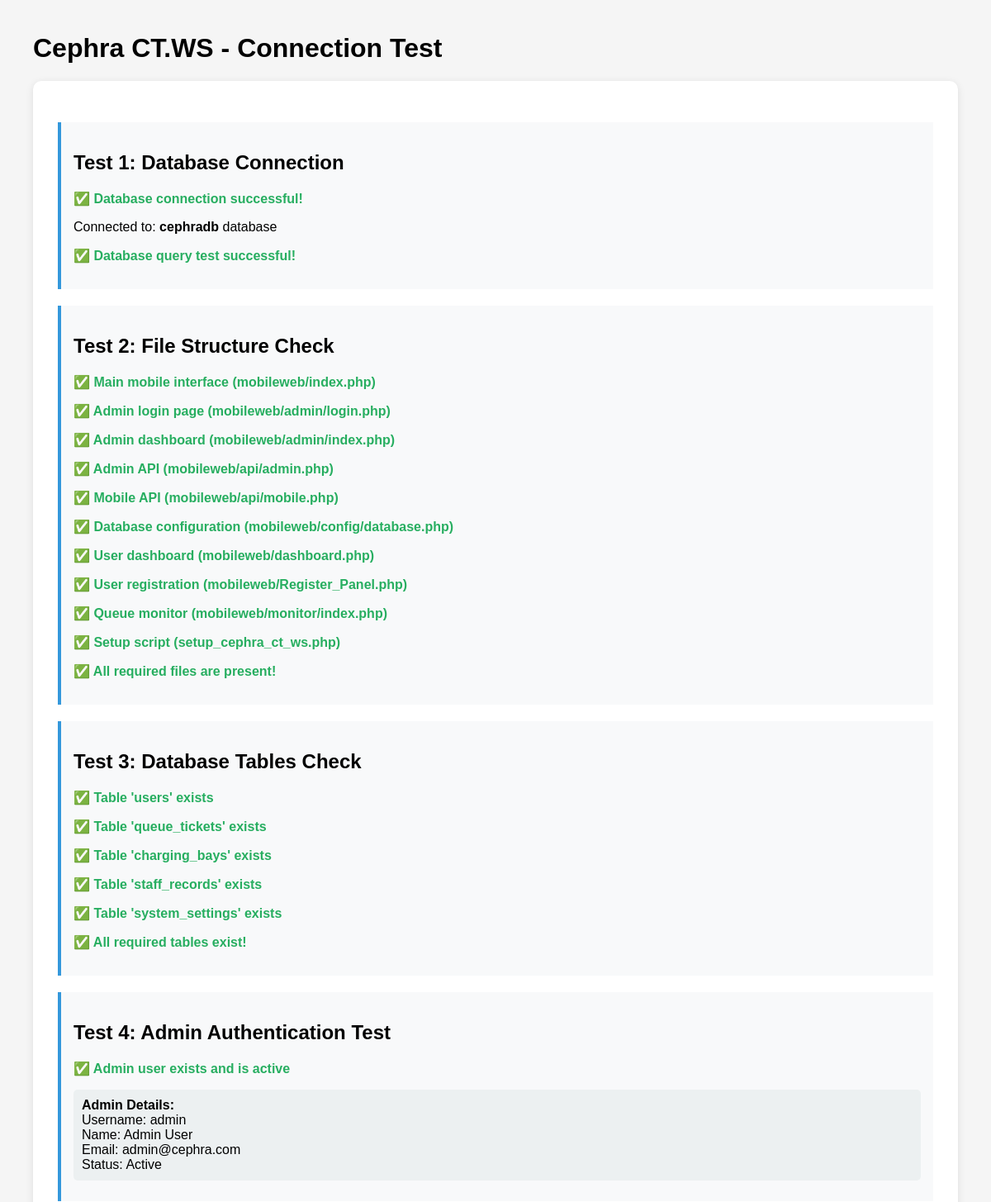
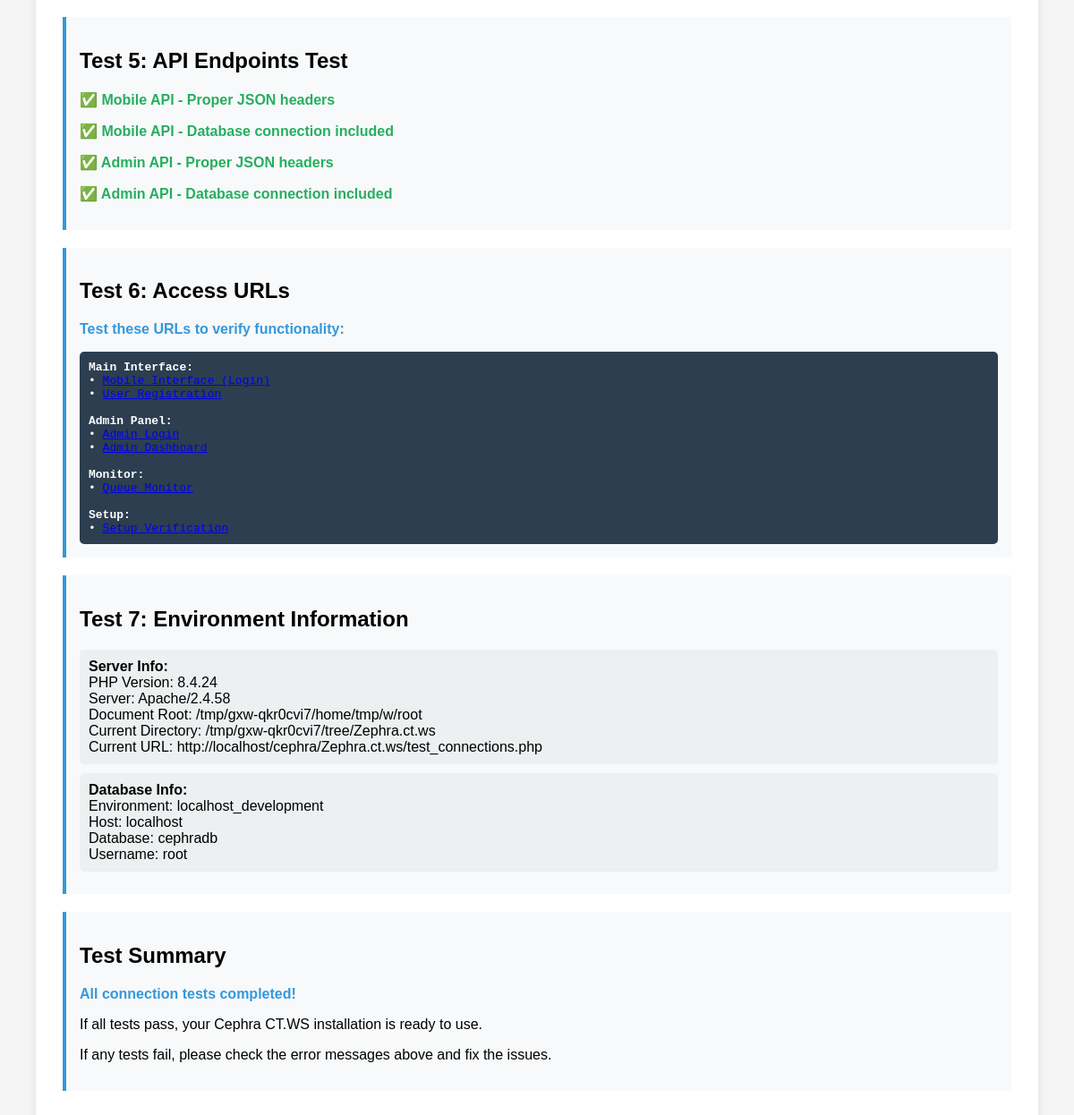
Screenshot of /Zephra.ct.ws/test_connections.php with the database file from the repository (2 pictures, top to bottom).
### tables this page shows
CREATE TABLE IF NOT EXISTS staff_records (
    id INT AUTO_INCREMENT PRIMARY KEY,
    name VARCHAR(100) NOT NULL,
    username VARCHAR(50) NOT NULL UNIQUE,
    email VARCHAR(100) NOT NULL UNIQUE,
    status VARCHAR(20) NOT NULL DEFAULT 'Active',  
    password VARCHAR(100) NOT NULL,
    created_at TIMESTAMP DEFAULT CURRENT_TIMESTAMP
);

### Zephra.ct.ws/mobileweb/config/database.php (called while the page is built, shortened)
<?php
class Database {
    private $host;
    private $db_name;
    private $username;
    public function __construct() {
        $this->host = 'localhost';
        $this->db_name = 'cephradb';
        $this->username = 'root';
    }
    public function getEnvironmentInfo() {
        return [
            'environment' => 'localhost_development',
            'host' => $this->host,
            'database' => $this->db_name,
            'username' => $this->username,
            'note' => 'Main mobileweb folder - always uses localhost for development'
        ];
    }
}
?>

### Zephra.ct.ws/test_connections.php (the view, shortened to what this page needs)
<?php
echo "<h1>Cephra CT.WS - Connection Test</h1>";
echo "<div class='container'>";
echo "<div class='test-section'>";
echo "<h2>Test 1: Database Connection</h2>";
try {
    require_once 'mobileweb/config/database.php';
    $db = new Database();
    $conn = $db->getConnection();
    if ($conn) {
        echo "<p class='success'>✅ Database connection successful!</p>";
        echo "<p>Connected to: <strong>cephradb</strong> database</p>";
        $stmt = $conn->query("SELECT 1 as test");
        $result = $stmt->fetch(PDO::FETCH_ASSOC);
        if ($result['test'] == 1) {
            echo "<p class='success'>✅ Database query test successful!</p>";
        }
    } else {
        echo "<p class='error'>❌ Database connection failed!</p>";
    }
} catch (Exception $e) {
    echo "<p class='error'>❌ Database error: " . $e->getMessage() . "</p>";
}
echo "</div>";
echo "<div class='test-section'>";
echo "<h2>Test 2: File Structure Check</h2>";
$required_files = [
    'mobileweb/index.php' => 'Main mobile interface',
    'mobileweb/admin/login.php' => 'Admin login page',
    'mobileweb/admin/index.php' => 'Admin dashboard',
    'mobileweb/api/admin.php' => 'Admin API',
    'mobileweb/api/mobile.php' => 'Mobile API',
    'mobileweb/config/database.php' => 'Database configuration',
    'mobileweb/dashboard.php' => 'User dashboard',
    'mobileweb/Register_Panel.php' => 'User registration',
    'mobileweb/monitor/index.php' => 'Queue monitor',
    'setup_cephra_ct_ws.php' => 'Setup script'
];
$missing_files = [];
foreach ($required_files as $file => $description) {
    if (file_exists($file)) {
        echo "<p class='success'>✅ $description ($file)</p>";
    } else {
        echo "<p class='error'>❌ Missing: $description ($file)</p>";
        $missing_files[] = $file;
    }
}
if (empty($missing_files)) {
    echo "<p class='success'>✅ All required files are present!</p>";
} else {
    echo "<p class='warning'>⚠️ " . count($missing_files) . " files are missing</p>";
}
echo "</div>";
echo "<div class='test-section'>";
echo "<h2>Test 3: Database Tables Check</h2>";
if ($conn) {
    $required_tables = ['users', 'queue_tickets', 'charging_bays', 'staff_records', 'system_settings'];
    $missing_tables = [];
    foreach ($required_tables as $table) {
        $stmt = $conn->query("SHOW TABLES LIKE '$table'");
        if ($stmt->rowCount() > 0) {
            echo "<p class='success'>✅ Table '$table' exists</p>";
        } else {
            echo "<p class='error'>❌ Table '$table' missing</p>";
            $missing_tables[] = $table;
        }
    }
    if (empty($missing_tables)) {
        echo "<p class='success'>✅ All required tables exist!</p>";
    } else {
        echo "<p class='warning'>⚠️ " . count($missing_tables) . " tables are missing</p>";
    }
} else {
    echo "<p class='error'>❌ Cannot check tables - no database connection</p>";
}
echo "</div>";
echo "<div class='test-section'>";
echo "<h2>Test 4: Admin Authentication Test</h2>";
if ($conn) {
    $stmt = $conn->prepare("SELECT COUNT(*) as count FROM staff_records WHERE username = 'admin' AND status = 'Active'");
    $stmt->execute();
    $admin_count = $stmt->fetch(PDO::FETCH_ASSOC)['count'];
    if ($admin_count > 0) {
        echo "<p class='success'>✅ Admin user exists and is active</p>";
        $stmt = $conn->prepare("SELECT username, name, email, status FROM staff_records WHERE username = 'admin'");
        $stmt->execute();
        $admin = $stmt->fetch(PDO::FETCH_ASSOC);
        echo "<div class='file-list'>";
        echo "<strong>Admin Details:</strong><br>";
        echo "Username: " . htmlspecialchars($admin['username']) . "<br>";
        echo "Name: " . htmlspecialchars($admin['name']) . "<br>";
        echo "Email: " . htmlspecialchars($admin['email']) . "<br>";
        echo "Status: " . htmlspecialchars($admin['status']) . "<br>";
        echo "</div>";
    } else {
        echo "<p class='error'>❌ Admin user not found or inactive</p>";
    }
} else {
    echo "<p class='error'>❌ Cannot check admin - no database connection</p>";
}
echo "</div>";
echo "<div class='test-section'>";
echo "<h2>Test 5: API Endpoints Test</h2>";
$api_endpoints = [
    'mobileweb/api/mobile.php' => 'Mobile API',
    'mobileweb/api/admin.php' => 'Admin API'
];
foreach ($api_endpoints as $file => $description) {
    if (file_exists($file)) {
        $content = file_get_contents($file);
        if (strpos($content, 'Content-Type: application/json') !== false) {
            echo "<p class='success'>✅ $description - Proper JSON headers</p>";
        } else {
            echo "<p class='warning'>⚠️ $description - Missing JSON headers</p>";
        }
        if (strpos($content, 'require_once') !== false) {
            echo "<p class='success'>✅ $description - Database connection included</p>";
        } else {
            echo "<p class='warning'>⚠️ $description - Database connection not found</p>";
        }
    } else {
        echo "<p class='error'>❌ Missing: $description ($file)</p>";
    }
}
echo "</div>";
echo "<div class='test-section'>";
echo "<h2>Test 6: Access URLs</h2>";
echo "<p class='info'>Test these URLs to verify functionality:</p>";
echo "<div class='code'>";
echo "<strong>Main Interface:</strong><br>";
echo "• <a href='mobileweb/index.php' target='_blank'>Mobile Interface (Login)</a><br>";
echo "• <a href='mobileweb/Register_Panel.php' target='_blank'>User Registration</a><br><br>";
echo "<strong>Admin Panel:</strong><br>";
echo "• <a href='mobileweb/admin/login.php' target='_blank'>Admin Login</a><br>";
echo "• <a href='mobileweb/admin/index.php' target='_blank'>Admin Dashboard</a><br><br>";
echo "<strong>Monitor:</strong><br>";
echo "• <a href='mobileweb/monitor/index.php' target='_blank'>Queue Monitor</a><br><br>";
echo "<strong>Setup:</strong><br>";
echo "• <a href='setup_cephra_ct_ws.php' target='_blank'>Setup Verification</a>";
echo "</div>";
echo "</div>";
echo "<div class='test-section'>";
echo "<h2>Test 7: Environment Information</h2>";
echo "<div class='file-list'>";
echo "<strong>Server Info:</strong><br>";
echo "PHP Version: " . phpversion() . "<br>";
echo "Server: " . ($_SERVER['SERVER_SOFTWARE'] ?? 'Unknown') . "<br>";
echo "Document Root: " . ($_SERVER['DOCUMENT_ROOT'] ?? 'Unknown') . "<br>";
echo "Current Directory: " . getcwd() . "<br>";
echo "Current URL: " . (isset($_SERVER['HTTP_HOST']) ? 'http://' . $_SERVER['HTTP_HOST'] . $_SERVER['REQUEST_URI'] : 'Unknown') . "<br>";
echo "</div>";
if ($conn) {
    $env_info = $db->getEnvironmentInfo();
    echo "<div class='file-list'>";
    echo "<strong>Database Info:</strong><br>";
    echo "Environment: " . $env_info['environment'] . "<br>";
    echo "Host: " . $env_info['host'] . "<br>";
    echo "Database: " . $env_info['database'] . "<br>";
    echo "Username: " . $env_info['username'] . "<br>";
    echo "</div>";
}
echo "</div>";
echo "<div class='test-section'>";
echo "<h2>Test Summary</h2>";
echo "<p class='info'>All connection tests completed!</p>";
echo "<p>If all tests pass, your Cephra CT.WS installation is ready to use.</p>";
echo "<p>If any tests fail, please check the error messages above and fix the issues.</p>";
echo "</div>";
echo "</div>";
?>

### Zephra.ct.ws/test_connections.php (style rules this page uses)
.container { background: white; padding: 30px; border-radius: 10px; box-shadow: 0 2px 10px rgba(0,0,0,0.1); }
.success { color: #27ae60; font-weight: bold; }
.info { color: #3498db; font-weight: bold; }
.test-section { margin: 20px 0; padding: 15px; background: #f8f9fa; border-left: 4px solid #3498db; }
.code { background: #2c3e50; color: white; padding: 10px; border-radius: 5px; font-family: monospace; }
.file-list { background: #ecf0f1; padding: 10px; border-radius: 5px; margin: 10px 0; }

### rows the page displays
staff_records: username "admin", name "Admin User", email "admin@cephra.com", status "Active"

### other values shown
$description "Main mobile interface"
$file "mobileweb/index.php"
$description "Admin login page"
$file "mobileweb/admin/login.php"
$description "Admin dashboard"
$file "mobileweb/admin/index.php"
$description "Admin API"
$file "mobileweb/api/admin.php"
$description "Mobile API"
$file "mobileweb/api/mobile.php"
$description "Database configuration"
$file "mobileweb/config/database.php"
$description "User dashboard"
$file "mobileweb/dashboard.php"
$description "User registration"
